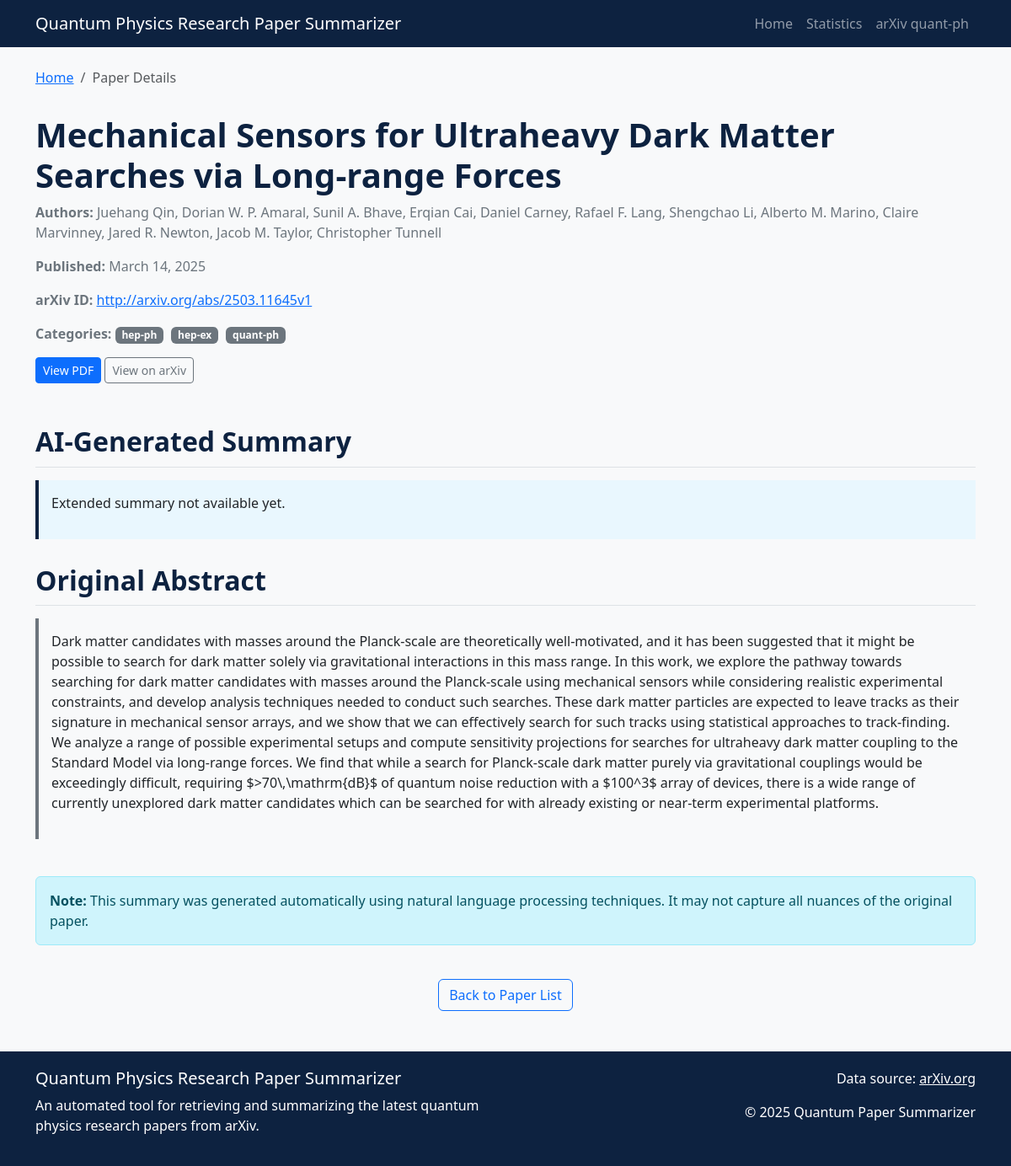
The app's page /paper/1 with its own data.
### tables this page shows
CREATE TABLE papers (
        id INTEGER PRIMARY KEY AUTOINCREMENT,
        arxiv_id TEXT UNIQUE NOT NULL,
        title TEXT NOT NULL,
        published_date TIMESTAMP NOT NULL,
        entry_url TEXT NOT NULL,
        pdf_url TEXT NOT NULL,
        created_at TIMESTAMP DEFAULT CURRENT_TIMESTAMP,
        last_updated TIMESTAMP DEFAULT CURRENT_TIMESTAMP
    );

CREATE TABLE categories (
        id INTEGER PRIMARY KEY AUTOINCREMENT,
        category_code TEXT UNIQUE NOT NULL,
        category_name TEXT
    );

CREATE TABLE abstracts (
        paper_id INTEGER PRIMARY KEY,
        abstract_text TEXT NOT NULL,
        FOREIGN KEY (paper_id) REFERENCES papers(id) ON DELETE CASCADE
    );

### app.py (the view)
@app.route('/paper/<int:paper_id>')
def paper_detail(paper_id):
    conn = get_db_connection()
    paper_query = '''
    SELECT p.id, p.arxiv_id, p.title, p.published_date, p.entry_url, p.pdf_url,
           a.abstract_text, s.extended_summary
    FROM papers p
    LEFT JOIN abstracts a ON p.id = a.paper_id
    LEFT JOIN summaries s ON p.id = s.paper_id
    WHERE p.id = ?
    '''
    paper_data = conn.execute(paper_query, (paper_id,)).fetchone()
    if paper_data is None:
        conn.close()
        abort(404)
    authors_query = '''
    SELECT a.name
    FROM authors a
    JOIN paper_authors pa ON a.id = pa.author_id
    WHERE pa.paper_id = ?
    ORDER BY pa.author_position
    '''
    authors = [row[0] for row in conn.execute(authors_query, (paper_id,)).fetchall()]
    categories_query = '''
    SELECT c.category_code
    FROM categories c
    JOIN paper_categories pc ON c.id = pc.category_id
    WHERE pc.paper_id = ?
    '''
    categories = [row[0] for row in conn.execute(categories_query, (paper_id,)).fetchall()]
    paper = {
        'id': paper_data['id'],
        'arxiv_id': paper_data['arxiv_id'],
        'title': paper_data['title'],
        'authors': authors,
        'published_date': format_date(paper_data['published_date']),
        'entry_url': paper_data['entry_url'],
        'pdf_url': paper_data['pdf_url'],
        'categories': categories,
        'abstract': paper_data['abstract_text'],
        'extended_summary': paper_data['extended_summary'] if paper_data['extended_summary'] else "Extended summary not available yet."
    }
    conn.close()
    return render_template('paper_detail.html', paper=paper)

### app.py (called while the page is built)
def get_db_connection():
    conn = sqlite3.connect(DB_PATH)
    conn.row_factory = sqlite3.Row  # This enables column access by name
    return conn

def format_date(date_str):
    try:
        date_obj = datetime.fromisoformat(date_str)
        return date_obj.strftime('%B %d, %Y')
    except:
        return date_str

### templates/paper_detail.html (shortened to what this page needs)
<!DOCTYPE html>
<html lang="en">
<head>
    <link href="https://cdn.jsdelivr.net/npm/bootstrap@5.3.0-alpha1/dist/css/bootstrap.min.css" rel="stylesheet">
</head>
<body>
    <nav class="navbar navbar-expand-lg navbar-dark">
        <div class="container">
            <a class="navbar-brand" href="/">Quantum Physics Research Paper Summarizer</a>
            <div class="collapse navbar-collapse" id="navbarNav">
                <ul class="navbar-nav ms-auto">
                    <li class="nav-item">
                        <a class="nav-link" href="/">Home</a>
                    </li>
                    <li class="nav-item">
                        <a class="nav-link" href="/stats">Statistics</a>
                    </li>
                    <li class="nav-item">
                        <a class="nav-link" href="https://arxiv.org/archive/quant-ph" target="_blank">arXiv quant-ph</a>
                    </li>
                </ul>
            </div>
        </div>
    </nav>
    <div class="container mt-4">
        <div class="row">
            <div class="col-12">
                <nav aria-label="breadcrumb">
                    <ol class="breadcrumb">
                        <li class="breadcrumb-item"><a href="/">Home</a></li>
                        <li class="breadcrumb-item active">Paper Details</li>
                    </ol>
                </nav>
            </div>
        </div>
        <div class="row mt-3">
            <div class="col-12">
                <h1 class="paper-title">{{ paper.title }}</h1>
                <div class="paper-meta">
                    <p><strong>Authors:</strong> {{ paper.authors|join(', ') }}</p>
                    <p><strong>Published:</strong> {{ paper.published_date }}</p>
                    <p><strong>arXiv ID:</strong> <a href="https://arxiv.org/abs/{{ paper.arxiv_id }}" target="_blank">{{ paper.arxiv_id }}</a></p>
                    <p>
                        <strong>Categories:</strong>
                        {% for category in paper.categories %}
                        <span class="badge category-badge">{{ category }}</span>
                        {% endfor %}
                    </p>
                    <p>
                        <a href="{{ paper.pdf_url }}" class="btn btn-primary btn-sm" target="_blank">View PDF</a>
                        <a href="{{ paper.entry_url }}" class="btn btn-outline-secondary btn-sm" target="_blank">View on arXiv</a>
                    </p>
                </div>
            </div>
        </div>
        <div class="row">
            <div class="col-12">
                <h2 class="section-title">AI-Generated Summary</h2>
                <div class="summary-box">
                    <p>{{ paper.extended_summary }}</p>
                </div>
                <h2 class="section-title">Original Abstract</h2>
                <div class="abstract-box">
                    <p>{{ paper.abstract }}</p>
                </div>
            </div>
        </div>
        <div class="row mt-4">
            <div class="col-12">
                <div class="alert alert-info">
                    <p class="mb-0"><strong>Note:</strong> This summary was generated automatically using natural language processing techniques. It may not capture all nuances of the original paper.</p>
                </div>
            </div>
        </div>
        <div class="row mt-4">
            <div class="col-12 text-center">
                <a href="/" class="btn btn-outline-primary">Back to Paper List</a>
            </div>
        </div>
    </div>
    <footer class="footer mt-5">
        <div class="container">
            <div class="row">
                <div class="col-md-6">
                    <h5>Quantum Physics Research Paper Summarizer</h5>
                    <p>An automated tool for retrieving and summarizing the latest quantum physics research papers from arXiv.</p>
                </div>
                <div class="col-md-6 text-md-end">
                    <p>Data source: <a href="https://arxiv.org" class="text-white" target="_blank">arXiv.org</a></p>
                    <p>© 2025 Quantum Paper Summarizer</p>
                </div>
            </div>
        </div>
    </footer>
</body>
</html>

### templates/paper_detail.html (style rules this page uses)
body { background-color: #f8f9fa; font-family: 'Segoe UI', Tahoma, Geneva, Verdana, sans-serif; }
.navbar { background-color: #0d2240; }
.paper-title { color: #0d2240; font-weight: 600; }
.paper-meta { color: #6c757d; margin-bottom: 20px; }
.category-badge { background-color: #6c757d; margin-right: 5px; }
.section-title { color: #0d2240; font-weight: 600; margin-top: 30px; margin-bottom: 15px; padding-bottom: 10px; border-bottom: 1px solid #dee2e6; }
.footer { background-color: #0d2240; color: white; padding: 20px 0; margin-top: 40px; }
.summary-box { background-color: #e9f7fe; border-left: 4px solid #0d2240; padding: 15px; margin-bottom: 20px; }
.abstract-box { background-color: #f8f9fa; border-left: 4px solid #6c757d; padding: 15px; margin-bottom: 20px; }

### records on screen
papers: title "Mechanical Sensors for Ultraheavy Dark Matter Searches via Long-range Forces", published_date "March 14, 2025", arxiv_id "http://arxiv.org/abs/2503.11645v1"
categories: category_code "hep-ph"
categories: category_code "hep-ex"
categories: category_code "quant-ph"
abstracts: abstract "Dark matter candidates with masses around the Planck-scale are theoretically well-motivated, and it has been suggested that it might be possible to search for dark matter solely via gravitational interactions in this mass range. In this work, we explore the pathway towards searching for dark matter candidates with masses around the Planck-scale using mechanical sensors while considering realistic experimental constraints, and develop analysis techniques needed to conduct such searches. These dark matter particles are expected to leave tracks as their signature in mechanical sensor arrays, and we show that we can effectively search for such tracks using statistical approaches to…"

### other values on screen
{{ paper.authors|join(', ') }} "Juehang Qin, Dorian W. P. Amaral, Sunil A. Bhave, Erqian Cai, Daniel Carney, Rafael F. Lang, Shengchao Li, Alberto M. Marino, Claire Marvinney, Jared R. Newton, Jacob M. Taylor, Christopher Tunnell"
{{ paper.extended_summary }} "Extended summary not available yet."
